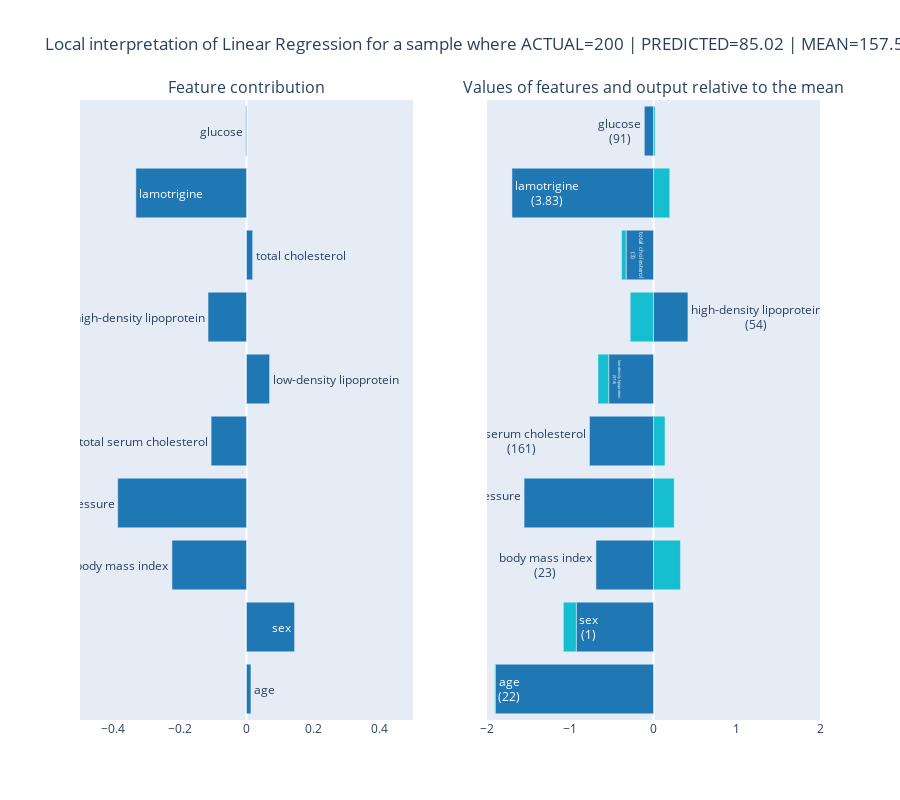

Notebook cell for this chart:
### Code cell
_d, true, pred, mean = get_lr_local_interpretation(false_negative, lr_pred[false_negative][0], lr.coef_[-1])
fig = plot_local_interpretation(_d, f'Local interpretation of Linear Regression for a sample where ACTUAL={true} | PREDICTED={pred:.2f} | MEAN={mean:.2f}')
fig.show()

### Figure 1 — Plotly figure (JSON) as saved in the notebook; plotly's stock layout.template omitted (floating-point values rounded to 4 significant figures)
{"data": [{"marker": {"color": "#1f77b4"}, "orientation": "h", "showlegend": false, "text": ["age", "sex", "body mass index", "average blood pressure", "total serum cholesterol", "low-density lipoprotein", "high-density lipoprotein", "total cholesterol", "lamotrigine", "glucose"], "type": "bar", "x": [0.01332, 0.1444, -0.2238, -0.3867, -0.1063, 0.06933, -0.1155, 0.01847, -0.3322, -0.002113], "xaxis": "x", "y": ["age", "sex", "body mass index", "average blood pressure", "total serum cholesterol", "low-density lipoprotein", "high-density lipoprotein", "total cholesterol", "lamotrigine", "glucose"], "yaxis": "y"}, {"marker": {"color": ["#1f77b4", "#1f77b4", "#1f77b4", "#1f77b4", "#1f77b4", "#1f77b4", "#1f77b4", "#1f77b4", "#1f77b4", "#1f77b4", "#bcbd22", "#2ca02c"]}, "orientation": "h", "showlegend": false, "text": ["age<br>(22)", "sex<br>(1)", "body mass index<br>(23)", "average blood pressure<br>(73)", "total serum cholesterol<br>(161)", "low-density lipoprotein<br>(97.8)", "high-density lipoprotein<br>(54)", "total cholesterol<br>(3)", "lamotrigine<br>(3.83)", "glucose<br>(91)"], "textposition": "auto", "type": "bar", "x": [-1.901, -0.9274, -0.6912, -1.555, -0.7689, -0.538, 0.4132, -0.3281, -1.7, -0.1101], "xaxis": "x2", "y": ["age", "sex", "body mass index", "average blood pressure", "total serum cholesterol", "low-density lipoprotein", "high-density lipoprotein", "total cholesterol", "lamotrigine", "glucose"], "yaxis": "y2"}, {"marker": {"color": "#17becf"}, "orientation": "h", "showlegend": false, "type": "bar", "x": [-0.007005, -0.1557, 0.3238, 0.2488, 0.1382, -0.1289, -0.2796, -0.05628, 0.1954, 0.01919], "xaxis": "x2", "y": ["age", "sex", "body mass index", "average blood pressure", "total serum cholesterol", "low-density lipoprotein", "high-density lipoprotein", "total cholesterol", "lamotrigine", "glucose"], "yaxis": "y2"}], "layout": {"annotations": [{"font": {"size": 16}, "showarrow": false, "text": "Feature contribution", "x": 0.225, "xanchor": "center", "xref": "paper", "y": 1, "yanchor": "bottom", "yref": "paper"}, {"font": {"size": 16}, "showarrow": false, "text": "Values of features and output relative to the mean", "x": 0.775, "xanchor": "center", "xref": "paper", "y": 1, "yanchor": "bottom", "yref": "paper"}], "barmode": "relative", "height": 800, "title": {"text": "Local interpretation of Linear Regression for a sample where ACTUAL=200 | PREDICTED=85.02 | MEAN=157.55"}, "xaxis": {"anchor": "y", "domain": [0, 0.45], "range": [-0.5, 0.5], "showgrid": false}, "xaxis2": {"anchor": "y2", "domain": [0.55, 1], "range": [-2, 2], "showgrid": false}, "yaxis": {"anchor": "x", "domain": [0, 1], "showticklabels": false, "visible": false}, "yaxis2": {"anchor": "x2", "domain": [0, 1], "matches": "y", "showticklabels": false, "visible": false}}}
